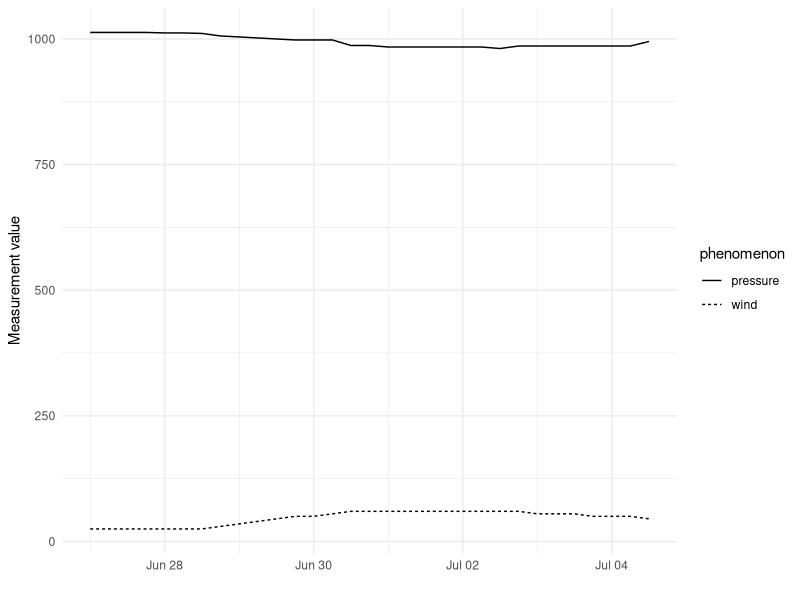
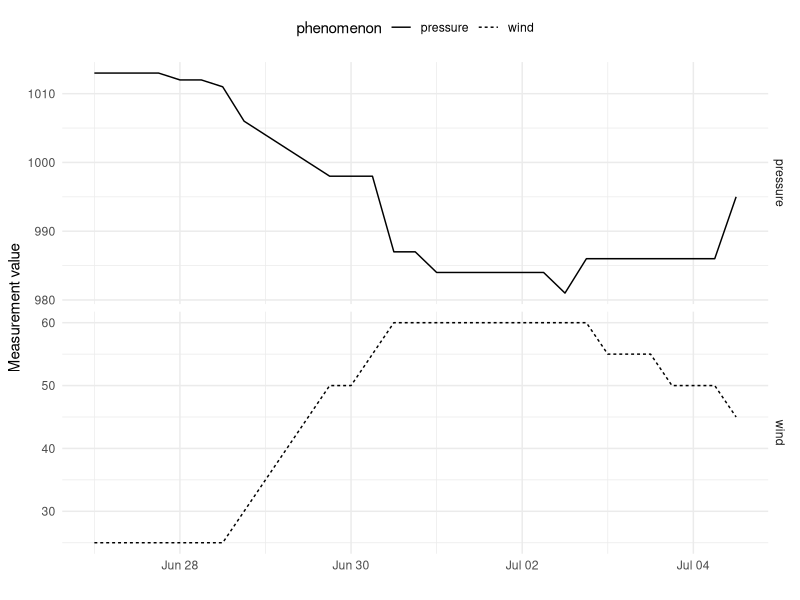
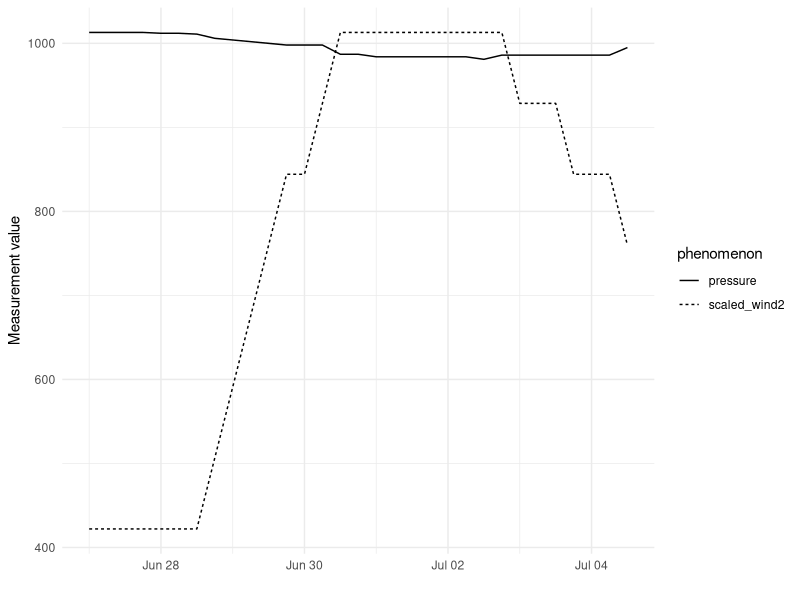
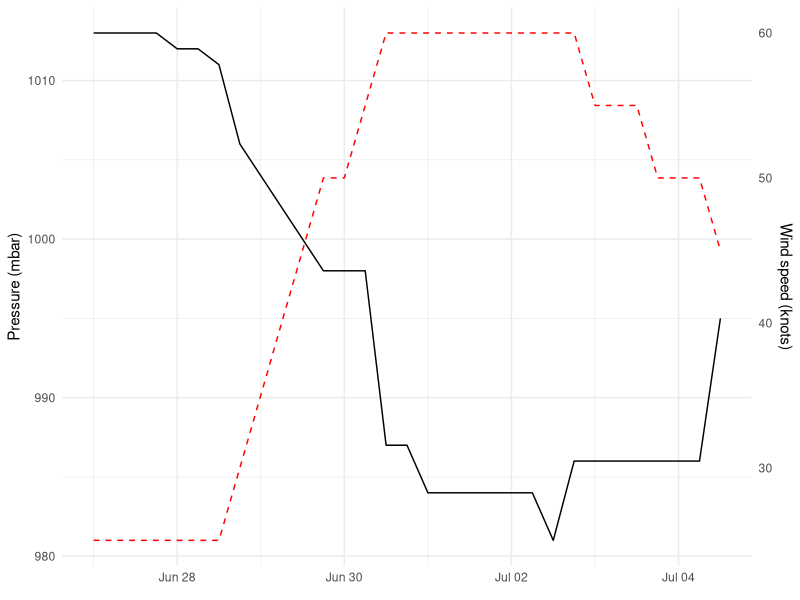

Write the R code that produced these figures, in order.
## ---- chunk 1
#| message: false
library(tidyverse)
library(lubridate)

data(storms)

glimpse(storms)
## ---- chunk 2
#| fig-cap: "Wind speed and air pressure changes for the Amy storm."

# modified data
mod_storms <- storms %>% 
  filter(name == "Amy") %>%
  mutate(date_hour = paste(year,month,day, sep = "-") %>% 
           paste(., hour, sep = " "), .after = "name") %>% 
  mutate(date_hour = as_datetime(date_hour, format = "%Y-%m-%d %H"))

theme_set(theme_minimal())

# plot wind and pressure
mod_storms  %>% 
  pivot_longer(cols = c("wind", "pressure"), names_to = "phenomenon", values_to = "measurement") %>%
  ggplot(aes(x = date_hour, y = measurement, lty = phenomenon)) +
  geom_line() +
  labs(x = "", y = "Measurement value")

## ---- chunk 3
#| fig-cap: "Wind and air pressure changes for the Amy storm divided into two different plots."

# plot wind and pressure
mod_storms  %>% 
  pivot_longer(cols = c("wind", "pressure"), names_to = "phenomenon", values_to = "measurement") %>%
  ggplot(aes(x = date_hour, y = measurement, lty = phenomenon)) +
  geom_line() +
  facet_grid(phenomenon ~ ., scales = "free_y") +
  labs(x = "", y = "Measurement value") +
  theme(legend.position = "top")

## ---- chunk 4

mod_storms %>% 
  select(date_hour, wind, pressure) %>% 
  head()

## ---- chunk 5

max_wind <- max(mod_storms$wind)

max_pressure <- max(mod_storms$pressure)

# scale wind values
mod_storms2 <- mod_storms %>% 
  select(date_hour, wind, pressure) %>% 
  mutate(scaled_wind1 = wind/max_wind,
         scaled_wind2 = max_pressure*wind/max_wind, .after = wind)

head(mod_storms2)
## ---- chunk 6
#| fig-cap: "Changes in wind speed and air pressure during the Amy storm. Wind speed values have been scaled to match the maximum air pressure values."

# plot wind and pressure
mod_storms2  %>% 
  pivot_longer(cols = c("scaled_wind2", "pressure"), names_to = "phenomenon", values_to = "measurement") %>%
  ggplot(aes(x = date_hour, y = measurement, lty = phenomenon)) +
  geom_line() +
  labs(x = "", y = "Measurement value")

## ---- chunk 7
#| fig-cap: "Changes in wind speed (red dashed line) and air pressure (black solid line) during the Amy storm. Wind speed values have been scaled to match the air pressure value range. The labels for the secondary y-axis have undergone inverse scaling to show the unchanged wind speed values."

# rescale wind data between min and max of pressure
min_pressure <- min(mod_storms$pressure)
min_wind <- min(mod_storms$wind)

# scale wind values
mod_storms2 <- mod_storms %>% 
  select(date_hour, wind, pressure) %>% 
  mutate(scaled_wind1 = (wind - min_wind)/(max_wind  - min_wind),
         scaled_wind2 = (max_pressure - min_pressure) * scaled_wind1 + min_pressure, .after = wind)


mod_storms2  %>% 
  ggplot(aes(x = date_hour)) +
  geom_line(aes(y = pressure)) + 
  geom_line(aes(y =  scaled_wind2), lty = 2, color = "red") + 
  scale_y_continuous(
    # Features of the first axis
    name = "Pressure (mbar)",
    # Add a second axis and specify its features
    sec.axis = sec_axis(
        # inverse transformation of scaled wind speeds for secondary y-axis
      ~ (. - min_pressure)*(max_wind - min_wind)/(max_pressure - min_pressure) + min_wind, 
      name = "Wind speed (knots)"
      )
  ) +
  labs(x = element_blank())
